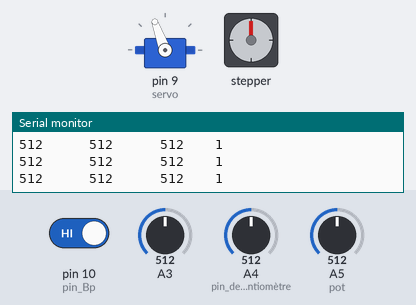
Recording of a sketch running on a simulated Arduino Uno, built with avr-gcc and run on an emulated ATmega328P. On the bench: servo, stepper motor, the last lines printed to the serial monitor. Inputs (shaded band) come from the test bench; at power-on: A3 = 512, pin 10 (pin_Bp) HIGH, A4 (pin_des_potentiomètre) = 512, A5 (pot) = 512. Stepper angles assume 200 steps per turn.

Above: at 1.2 s.
1.3 s: A3 set to 108
4.3 s: A3 set to 93
7.3 s: pin 10 (pin_Bp) driven LOW
At 9.48 s:
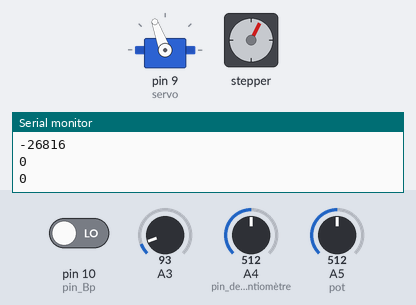
At 10.1 s:
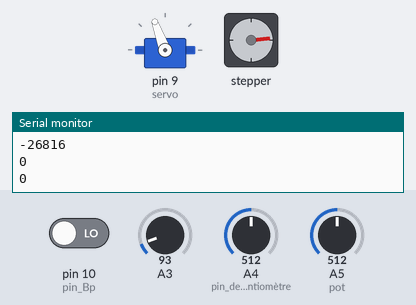
Timing chart, 0 to 25.3 s (numbered marks = the images above; inputs shaded):
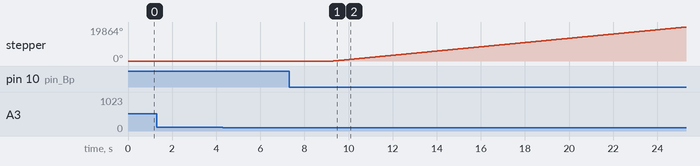

Measured:
- after the input at 7.3 s, stepper: keeps turning clockwise at about 1242°/s, starting after 2.0 s

The sketch:

Reproduire.ino
```cpp
/* Presser joystick gauche pour sauvegarder une position
 * Un appui long pour déclancher la séquence
 * Pour enregistrer une nouvelle séquence il faut reboot l'arduino
 * Pensez à désactiver les moteurs lors de la saisie des positions grâce au switch sur le coté du boitier
 */


#include <Servo.h>    // ajout librairie pour servomoteur
  Servo servo; // déclaration du servomoteur

#include <AccelStepper.h> //ajout librairie pour les accelerations des stepper

#include <MultiStepper.h> // ajout librairie pour controler plrs stepper en même temps
  AccelStepper stepperZ(AccelStepper::DRIVER, 6, 7);
  AccelStepper stepperY(AccelStepper::DRIVER, 4, 5);  //déclaration des 3 steppers
  AccelStepper stepperX(AccelStepper::DRIVER, 2, 3);

MultiStepper steppers;

long positions[3];  // tableau de postision pour les 3 stepper
long MaxSpeed[3];   // //tableau des 3 vitesse max

int etatBp;
int AetatBp;
int positionPince=0;  //position de la pince: fermé = 1  ouvert = 0
int a =0;

int pX;
int pY;             // Valeurs des potentiometres
int pZ;

int pX0;
int pY0;           // valeurs initiales des potentiometres
int pZ0;

long debutCpt;
int bloker = 0;
int origine[2];

long touteCoordo[40][3];    // liste des triplets de coordonnées
int compteurPos=1;          // nombres de position

void setup() {
  servo.attach(9);  // ajout du servomoteurau pin 9
  Serial.begin(9600); // demarrage du port serie

  stepperZ.setMaxSpeed(50*16);
  stepperX.setMaxSpeed(80*16);  // vitesse max des stepper en step/seconde (les drivers sont en 1/16 des step)
  stepperY.setMaxSpeed(80*16);

  steppers.addStepper(stepperZ);
  steppers.addStepper(stepperX);  //ajout des steppers dans le librairie
  steppers.addStepper(stepperY);

pinMode(10,INPUT); // pin Bp
pinMode(A3,INPUT);
pinMode(A4,INPUT); //pin des potentiomètre
pinMode(A5,INPUT);

servo.write(110);  // ouverture de la pince

}

void loop() {

stepperZ.setCurrentPosition(0);
stepperX.setCurrentPosition(0);
stepperY.setCurrentPosition(0);


etatBp=digitalRead(10);
pX=analogRead(A4);
pY=analogRead(A5);     //valeurs initiales des pot
pZ=analogRead(A3);
if(a==0){
  pZ0=pZ;
  pX0=pX;   // stockage des valeurs initiales des pot
  pY0=pY;
  a=1;
}

if ((etatBp != AetatBp) && etatBp == LOW){   // si le bp a changé d'etat et qu'il est enfoncé
    touteCoordo[compteurPos][0]=(pZ-pZ0)*64;
    touteCoordo[compteurPos][1]=(pX-pX0)*64;   // ajout d'une postion
    touteCoordo[compteurPos][2]=(pY-pY0)*64;
    compteurPos+=1;
    bloker = 0;
    }

debutCpt=millis();

while ((etatBp != AetatBp) && etatBp == LOW && bloker == 0){
etatBp=digitalRead(10);

  if ((millis() - debutCpt) >= 2000){   //si deux seconde se sont ecoulées

  bloker = 1;
      touteCoordo[0][0]=-touteCoordo[compteurPos-1][0];
      touteCoordo[0][1]=-touteCoordo[compteurPos-1][1];  //remise a la position de départ
      touteCoordo[0][2]=-touteCoordo[compteurPos-1][2];

   for (int i =0; i <compteurPos;i++){
    for(int n =0;n<=2;n++){
    Serial.println(touteCoordo[i][n]);
   }}

      touteCoordo[compteurPos][0]=0;
      touteCoordo[compteurPos][1]=0;
      touteCoordo[compteurPos][2]=0;       // suppression de la position de trop, lors de l'appui prolongé
      compteurPos = compteurPos-1;


    for (int i =0; i< compteurPos;i++){

      if (i==1){
        stepperZ.setCurrentPosition(0);
        stepperX.setCurrentPosition(0);    //mise à l'origine pour les stepper, afin que les steppers aient la meme origine que les potentiomètres
        stepperY.setCurrentPosition(0);
      }
      positions[0]=touteCoordo[i][0];
      positions[1]=touteCoordo[i][1];
      positions[2]=touteCoordo[i][2];

      steppers.moveTo(positions);    //envoi des commande au stepper+
      steppers.runSpeedToPosition(); // bloquer les steppers


      delay(1000);


      }
  }

}
AetatBp=etatBp;


Serial.print(pZ);
Serial.print("      ");
Serial.print(pX);           // affichage des valeurs dans le moniteur serie
Serial.print("      ");
Serial.print(pY);
Serial.print("    ");
Serial.println(compteurPos);


}
```
